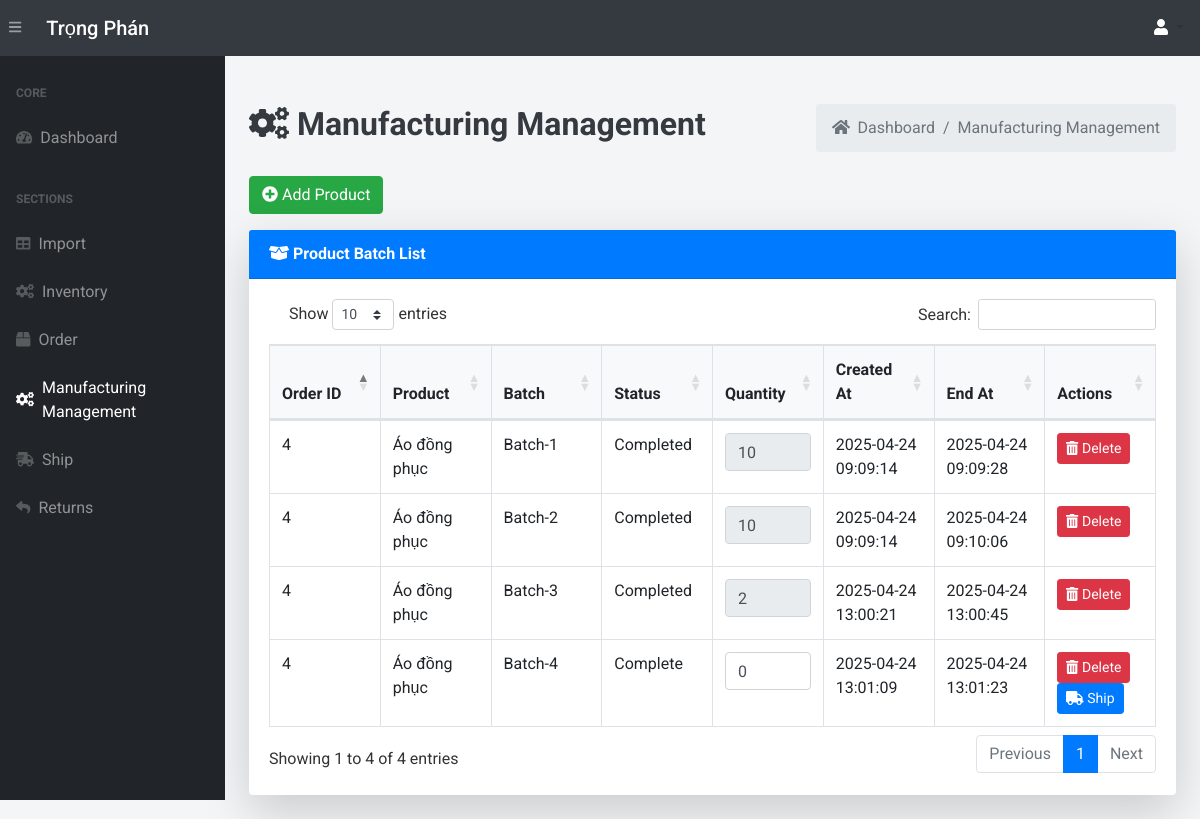
Page /view-product-batches/ (signed in) on the earlier database version.
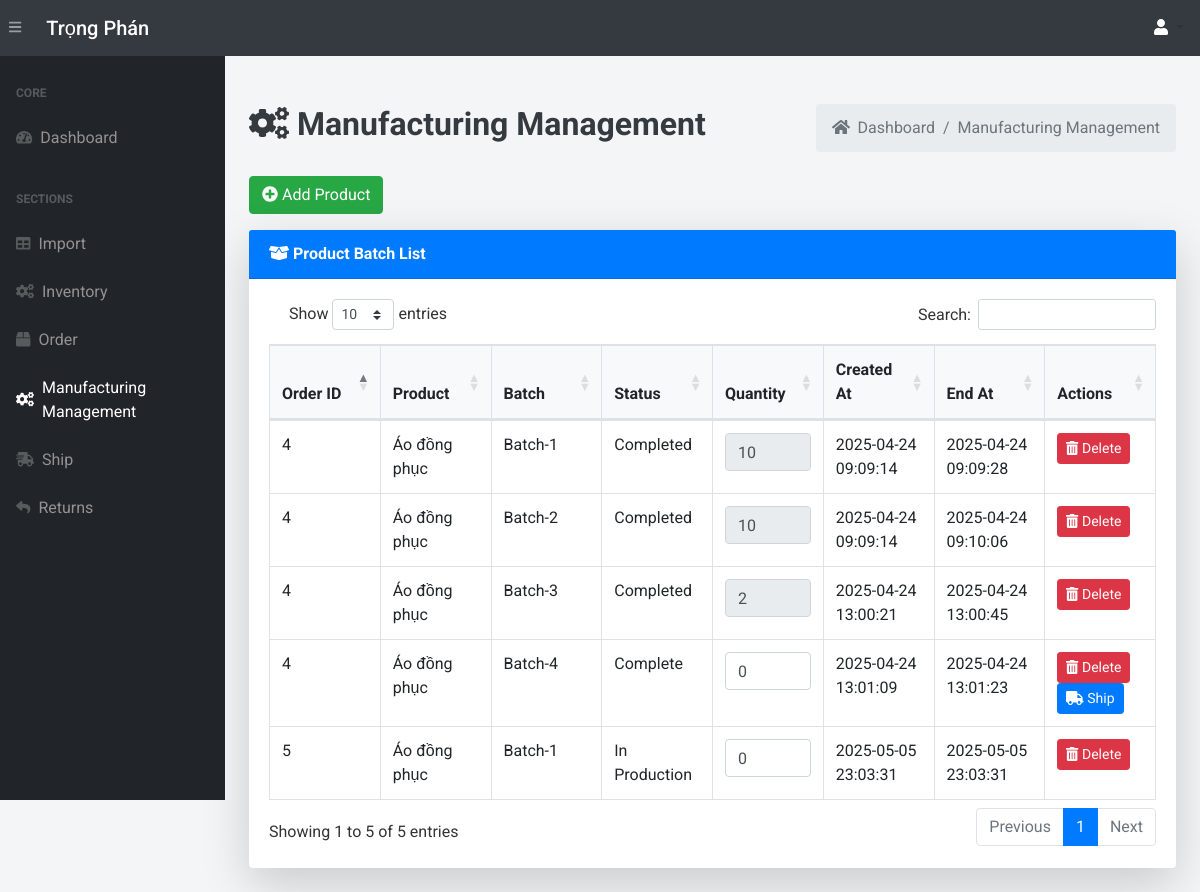
Same page on the later database version.
### app.py (models this page shows, shortened)
class ProductBatch(db.Model):
    __tablename__ = 'product_batches'
    batch_id = db.Column(db.Integer, primary_key=True)
    batch_number = db.Column(db.Integer, nullable=False)
    category = db.Column(db.String(100))
    order_detail_id = db.Column(db.Integer, db.ForeignKey('order_details.order_detail_id'))
    order_detail = db.relationship('OrderDetail', backref='product_batches')
    quantity_in_production = db.Column(db.Integer, default=0)
    quantity_completed = db.Column(db.Integer, default=0)
    quantity_ready_for_shipping = db.Column(db.Integer, default=0)
    manufacturing_status = db.Column(db.String(50), default='In Production')
    product_condition = db.Column(db.String(50), nullable=True)
    defect_reason = db.Column(db.String(255), nullable=True)
    start_time = db.Column(db.DateTime,default=vietnam_now)  # Thêm trường thời gian bắt đầu
    end_time = db.Column(db.DateTime,default=vietnam_now)
    quantity_to_update=db.Column(db.Integer, default=0)
    inventory = db.relationship('Inventory', secondary=product_batch_materials, backref='product_batches')

class OrderDetail(db.Model):
    __tablename__ = 'order_details'
    order_detail_id = db.Column(db.Integer, primary_key=True)
    order_id = db.Column(db.Integer, db.ForeignKey('orders.order_id'))
    product_name = db.Column(db.String(100))
    product_price = db.Column(db.Float)
    quantity = db.Column(db.Integer)
    odstarus=db.Column(db.String(50), default="Processing")
    import_id = db.Column(db.Integer, db.ForeignKey('imports.import_id'))  # Import relation
    import_record = db.relationship('Import', backref='order_details', lazy=True)

### app.py (the view)
@app.route('/view-product-batches/', methods=["GET"])
@login_required
def view_product_batches():
    product_batches = ProductBatch.query.all()
    return render_template('view_product_batches.html', product_batches=product_batches)

### app.py (called while the page is built, shortened)
@login_manager.user_loader
def load_user(user_id):
    return User.query.get(int(user_id))

def add_monthly_data():
    current_year = datetime.now().year
    months = [f"{current_year}-{str(month).zfill(2)}" for month in range(1, 4)]  # Tháng 1 đến tháng 6
    for month in months:
        existing_month_data = db.session.query(Order).filter(Order.order_date.like(f'{month}%')).first()
    db.session.commit()

@app.before_request
def initialize_data():
    add_monthly_data()

### templates/view_product_batches.html (shortened to what the changed rows need)
{% extends 'base.html' %}
{% block content %}
<main>
    <div class="container-fluid mt-5">
        <div class="d-flex justify-content-between align-items-center mb-4">
            <h1 class="text-dark font-weight-bold" style="font-size: 2rem;">
                <i class="fas fa-cogs"></i> Manufacturing Management
            </h1>
        </div>
        <div class="card shadow-lg border-0 mb-4">
            <div class="card-body">
                <div class="table-responsive">
                    {% if product_batches %}
                        <table class="table table-bordered table-hover" id="dataTable" width="100%" cellspacing="0" style="table-layout: fixed;">
                            <thead class="bg-light">
                                <tr>
                                    <th>Order ID</th>
                                    <th>Product</th>
                                    <th>Batch</th>
                                    <th>Status</th>
                                    <th>Quantity</th>
                                    <th>Created At</th>
                                    <th>End At</th>
                                    <th>Actions</th>
                                </tr>
                            </thead>
                            <tbody>
                                {% for batch in product_batches %}
                                    <tr>
                                        <td>{{ batch.order_detail.order_id }}</td>
                                        <td>{{ batch.order_detail.product_name }}</td>
                                        <td>{{ batch.batch_number }}</td>
                                        <td>{{ batch.manufacturing_status }}</td>
                                        <td>
                                            {% if batch.quantity_completed is none or batch.quantity_completed == 0 %}
                                                <form action="{{ url_for('update_quantity_produced', batch_id=batch.batch_id) }}" method="POST" class="d-flex flex-column align-items-start">
                                                    <input type="number" name="quantity_to_update" placeholder="Enter quantity" class="form-control mb-2" required min="0" value="{{ batch.quantity_completed or 0 }}">
                                                </form>
                                            {% else %}
                                                <input type="number" value="{{ batch.quantity_completed }}" disabled class="form-control">
                                            {% endif %}
                                        </td>
                                        <td>{{ batch.start_time.strftime('%Y-%m-%d %H:%M:%S') if batch.start_time else 'N/A' }}</td>
                                        <td>{{ batch.end_time.strftime('%Y-%m-%d %H:%M:%S') if batch.end_time else 'N/A' }}</td>
                                        <td>
                                            <form action="{{ url_for('delete_product_batch', batch_id=batch.batch_id)}}" method="POST" style="display:inline;">
                                                <button type="submit" class="btn btn-danger btn-sm hover-shadow" onclick="return confirm('Are you sure you want to delete this batch?')">
                                                    <i class="fas fa-trash-alt"></i> Delete
                                                </button>
                                            </form>
                                            {% if batch.manufacturing_status == 'Complete' %}
                                                <form method="POST" action="{{ url_for('ship_product_batch', batch_id=batch.batch_id) }}" style="display:inline;">
                                                    <button type="submit" class="btn btn-primary btn-sm hover-shadow">
                                                        <i class="fas fa-truck"></i> Ship
                                                    </button>
                                                </form>
                                            {% endif %}
                                        </td>
                                    </tr>
                                {% endfor %}
                            </tbody>
                        </table>
                    {% else %}
                        <p>No product batches found.</p>
                    {% endif %}
                </div>
            </div>
        </div>
    </div>
</main>
{% endblock %}

Differences in the rows shown:
added ProductBatch: order_detail.order_id "5", order_detail.product_name "Áo đồng phục", batch_number "Batch-1", manufacturing_status "In Production", quantity_to_update "0", start_time "2025-05-05 23:03:31", end_time "2025-05-05 23:03:31"
Other differences:
text written by a page script: "Show entries Search: Showing 1 to 4 of 4 entries Previous 1 Next" → "Show entries Search: Showing 1 to 5 of 5 entries Previous 1 Next"
